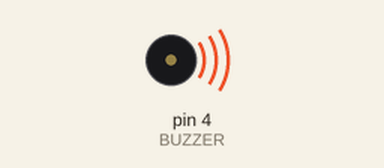
A sketch run on a simulated Arduino Uno, built with avr-gcc and run on an emulated ATmega328P. Shown: buzzer (waves = sounding).

Above: at 2.2 s.
At 12.92 s:
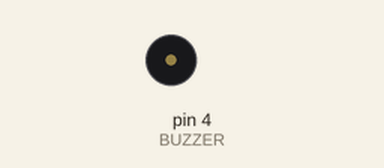
Timing chart, 0 to 16.6 s (numbered marks = the images above):
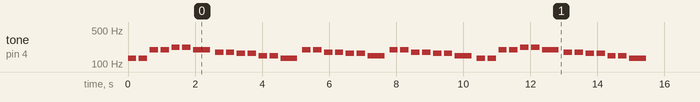

Measured:
- by itself, tone on pin 4 (BUZZER): plays 131 Hz for 0.25 s, 131 Hz for 0.25 s, 196 Hz for 0.25 s, 196 Hz for 0.25 s, 220 Hz for 0.25 s, 220 Hz for 0.25 s … (217 notes in this stretch)

The sketch:

Buzzer.ino
```cpp
#define NOTE_C3 131
#define NOTE_D3 147
#define NOTE_E3 165
#define NOTE_F3 175
#define NOTE_G3 196
#define NOTE_A3 220
#define NOTE_B3 247
#define NOTE_C4 262
int scale[] = { NOTE_C3, NOTE_D3, NOTE_E3, NOTE_F3, NOTE_G3, NOTE_A3, NOTE_B3, NOTE_C4 };

//반짝반짝 작은별 -> 도도 솔솔 라라 솔 파파 미미 레레 도;
//int melody[] = { 7, 4, 4, 5, 5, 6, 7 };
//int durations[] = { 4, 8, 8, 4, 2, 4, 4 };
int melody[] = { 0, 0, 4, 4, 5, 5, 4, 3, 3, 2, 2, 1, 1, 0, 4, 4, 3, 3, 2, 2, 1, 4, 4, 3, 3, 2, 2, 1, 0, 0, 4, 4, 5, 5, 4, 3, 3, 2, 2, 1, 1, 0};
int durations[] = {4, 4, 4, 4, 4, 4, 2, 4, 4, 4, 4, 4, 4, 2, 4, 4, 4, 4, 4, 4, 2, 4, 4, 4, 4, 4, 4, 2, 4, 4, 4, 4, 4, 4, 2, 4, 4, 4, 4, 4, 4, 2};

int noteLength = sizeof(melody) / sizeof(int);

#define BUZZER 4

void setup() {
  pinMode(BUZZER, OUTPUT);

}

void loop() {
  for (int i = 0; i < noteLength; i++) {
    int d = 1000 / durations[i];

    tone(BUZZER, scale[melody[i]], d);
    delay(d * 1.3);

    noTone(BUZZER);
  }
  delay(10000);
}
```
